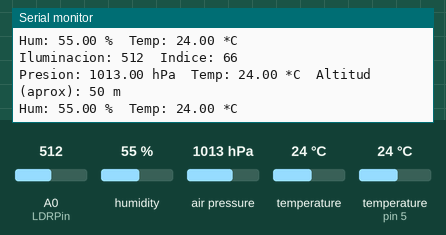
The sketch below on a simulated Arduino Uno, built with avr-gcc and run on an emulated ATmega328P. Shown: the last lines printed to the serial monitor. Inputs (shaded band) come from the test bench; at power-on: A0 (LDRPin) = 512, humidity 55 %, air pressure 1013 hPa, temperature 24 °C, temperature (sensor on pin 5) 24 °C.

Above: at 7.8 s.
7.9 s: A0 (LDRPin) set to 596
At 9.7 s:
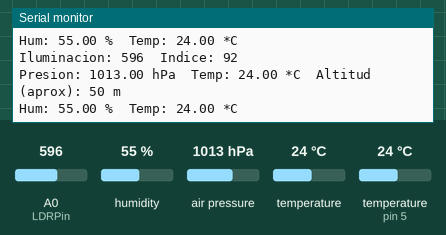
14.4 s: A0 (LDRPin) set to 628
At 18.0 s:
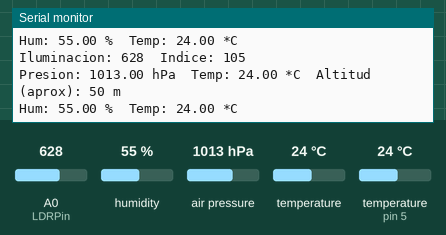
Timing chart, 0 to 19.5 s (numbered marks = the images above; inputs shaded):
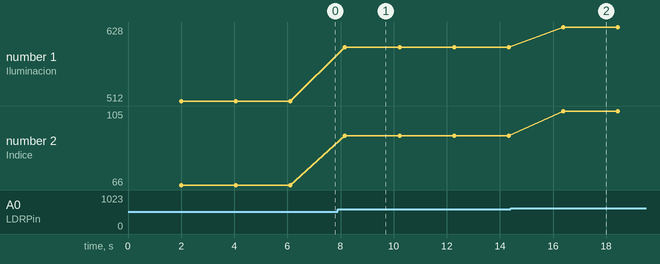

The sketch:

Arduino_GY-BMP280_presion_atmosferica.ino
```cpp
//Sensor de temperatura / Humedad DHT11
//Sensor de Presion BMP280
//Sensor de luminosidad ldr Gl55

#include <Adafruit_Sensor.h>
#include "Adafruit_BMP280.h"
#include "DHT.h"

Adafruit_BMP280 bmp; // I2C

#define DHTTYPE DHT11   // DHT 11
const int DHTPin = 5;     // what digital pin we're connected to

DHT dht(DHTPin, DHTTYPE);

const int LDRPin = A0;
const long A = 1000;     //Resistencia en oscuridad en KΩ
const int B = 15;        //Resistencia a la luz (10 Lux) en KΩ
const int Rc = 10;       //Resistencia calibracion en KΩ

float presion; // Almacena la presion atmosferica (Pa)
float temperatura; // Almacena la temperatura (oC)
int altitud; // Almacena la altitud (m) (se puede usar variable float)

float dht11_humedad;
float dht11_temperatura;

int luminosidad;
int iluminacion;


void setup() {

  bmp.begin(); // Inicia el sensor
  dht.begin();
  pinMode(LDRPin, INPUT);

  Serial.begin(9600); // Inicia comunicacion serie
  Serial.println("BMP280 Sensor de Presion y Temperatura");


}


void loop() {

  delay(2000);

  luminosidad = analogRead(LDRPin);
  //iluminacion = ((long)(1024-luminosidad)*A*10)/((long)B*Rc*luminosidad));  //usar si LDR entre GND y A0
  iluminacion = ((long)luminosidad*A*10)/((long)B*Rc*(1024-luminosidad));    //usar si LDR entre A0 y Vcc (como en el esquema anterior)

  // Imprime valores por el serial monitor:
  Serial.print("Iluminacion: ");
  Serial.print(luminosidad);
  Serial.print("\tIndice: ");
  Serial.println(iluminacion);


  // Lee valores del sensor:
  presion = bmp.readPressure() / 100;
  temperatura = bmp.readTemperature();
  altitud = bmp.readAltitude() + 48; // Ajustar con el valor local

  // leer valores sensor dht11
  dht11_humedad = dht.readHumidity();
  dht11_temperatura = dht.readTemperature();

  // Imprime valores por el serial monitor:
  Serial.print(F("Presion: "));
  Serial.print(presion);
  Serial.print(" hPa");
  Serial.print("\t");
  Serial.print(("Temp: "));
  Serial.print(temperatura);
  Serial.print(" *C");
  Serial.print("\t");
  Serial.print("Altitud (aprox): ");
  Serial.print(altitud);
  Serial.println(" m");

  if (isnan(dht11_humedad) || isnan(dht11_temperatura)) {
    Serial.println("Failed to read from DHT sensor!");
    return;
  }

  Serial.print("Hum: ");
  Serial.print(dht11_humedad);
  Serial.print(" %\t");
  Serial.print("Temp: ");
  Serial.print(dht11_temperatura);
  Serial.println(" *C ");

}
```

Measured:
- after the input at 7.9 s, the serial monitor: prints a new line after 0.27 s (image 1)
- after the input at 14.4 s, the serial monitor: prints a new line after 2.0 s (image 2)
- plotted number 1: 512 → 596 after the input at 7.9 s, 596 → 628 after the input at 14.4 s
- plotted number 2: 66 → 92 after the input at 7.9 s, 92 → 105 after the input at 14.4 s
